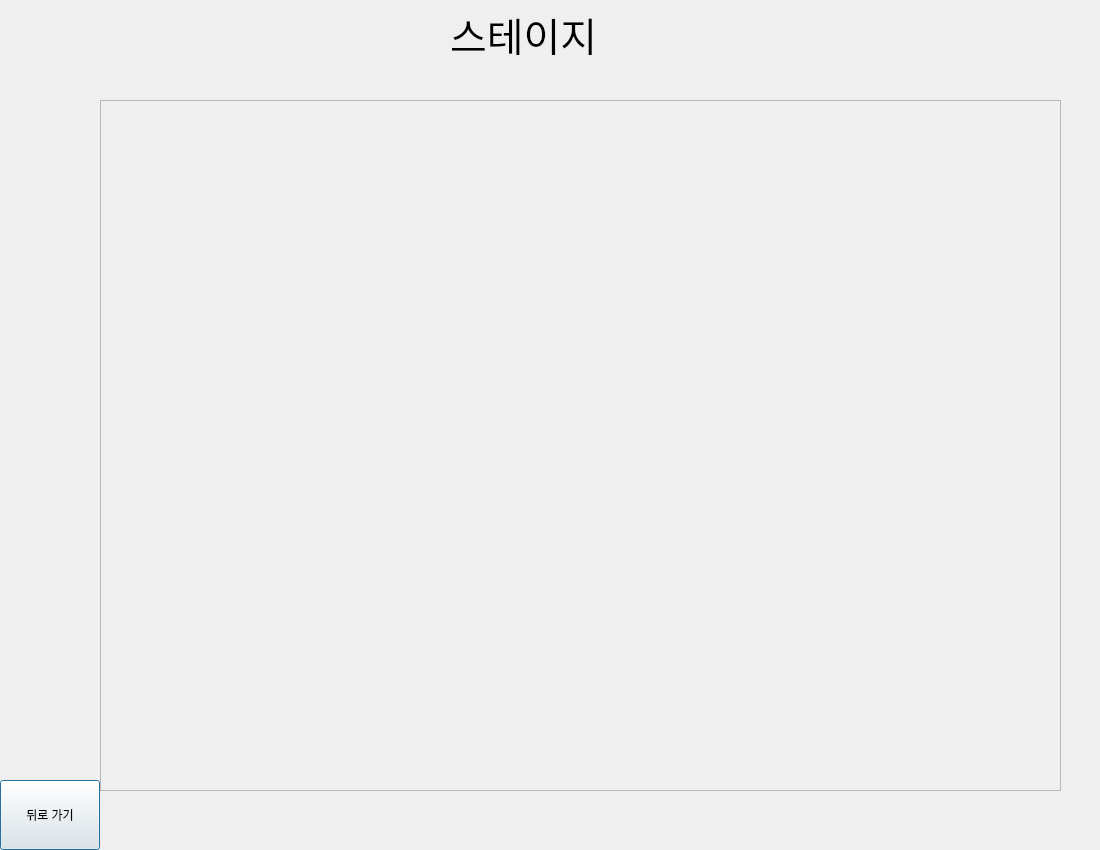
<?xml version="1.0" encoding="UTF-8"?>
<ui version="4.0">
 <class>Dialog</class>
 <widget class="QDialog" name="Dialog">
  <property name="geometry">
   <rect>
    <x>0</x>
    <y>0</y>
    <width>1100</width>
    <height>850</height>
   </rect>
  </property>
  <property name="windowTitle">
   <string>Dialog</string>
  </property>
  <widget class="QPushButton" name="backButton">
   <property name="geometry">
    <rect>
     <x>0</x>
     <y>780</y>
     <width>100</width>
     <height>70</height>
    </rect>
   </property>
   <property name="text">
    <string>뒤로 가기</string>
   </property>
  </widget>
  <widget class="QLabel" name="label">
   <property name="geometry">
    <rect>
     <x>450</x>
     <y>14</y>
     <width>200</width>
     <height>41</height>
    </rect>
   </property>
   <property name="font">
    <font>
     <pointsize>30</pointsize>
    </font>
   </property>
   <property name="text">
    <string>스테이지</string>
   </property>
   <property name="alignment">
    <set>Qt::AlignJustify|Qt::AlignVCenter</set>
   </property>
  </widget>
  <widget class="QScrollArea" name="scrollArea">
   <property name="geometry">
    <rect>
     <x>100</x>
     <y>100</y>
     <width>961</width>
     <height>691</height>
    </rect>
   </property>
   <property name="widgetResizable">
    <bool>true</bool>
   </property>
   <widget class="QWidget" name="scrollAreaWidgetContents">
    <property name="geometry">
     <rect>
      <x>0</x>
      <y>0</y>
      <width>959</width>
      <height>689</height>
     </rect>
    </property>
   </widget>
  </widget>
 </widget>
 <resources/>
 <connections/>
</ui>
